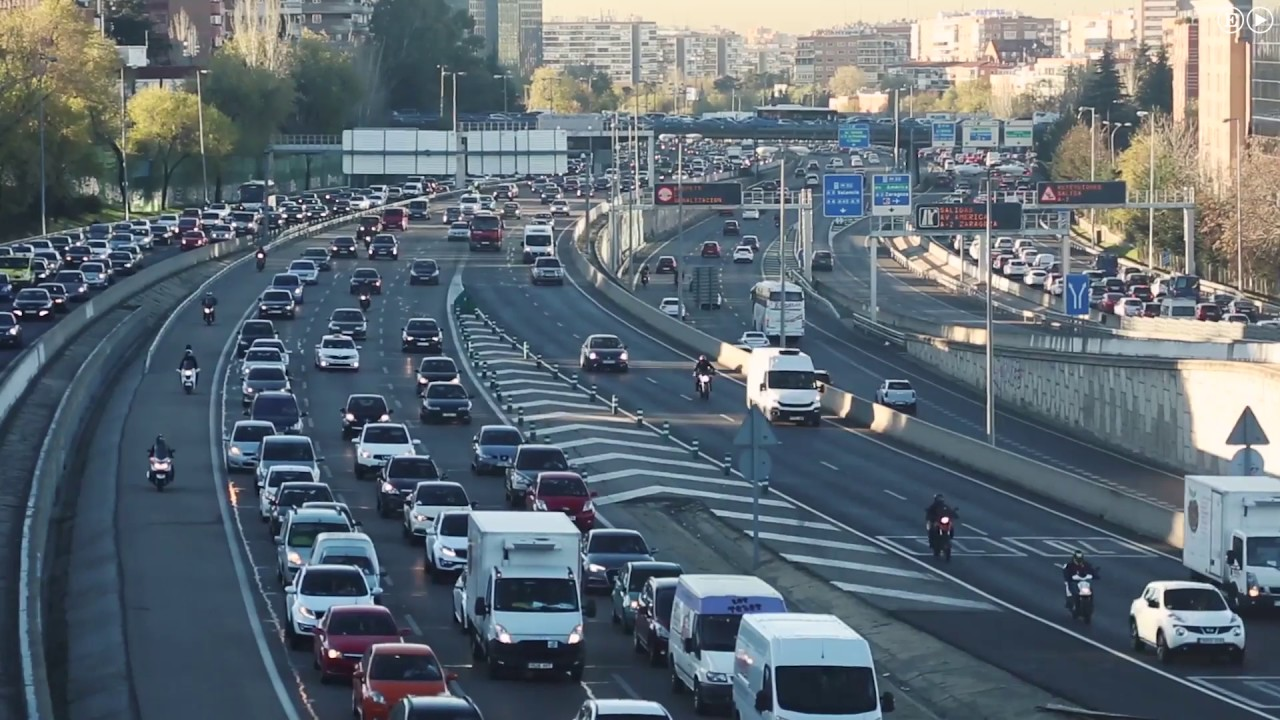
#> input picture data/images/carretera.jpg, 1280 x 720 px, found by its file name
$ python blurring.py
#> lines starting #> are read from the running program, lines starting #| are printed output that depends on the picture
#> further down, image is the input picture: shape (720, 1280, 3); mean B, G, R 116, 107.7, 96.5
### src/code/functions.py
import cv2
import numpy as np


def rescale_frame(frame, scale=0.5):
    """
    rescale un frame de una imagen
    Parameters
    ----------
    frame : object
        cv2.imread().
    scale : TYPE, optional
        DESCRIPTION. The default is 0.5.
    Returns
    -------
    object: frame
        image escalada.
    """
#> called with scale = 0.5
    width = int(frame.shape[1] * scale)
#> width = 640
    height = int(frame.shape[0] * scale)
#> height = 360
    dimensions = (width, height)
#> dimensions = (640, 360)
    return cv2.resize(frame, dimensions, interpolation=cv2.INTER_AREA)
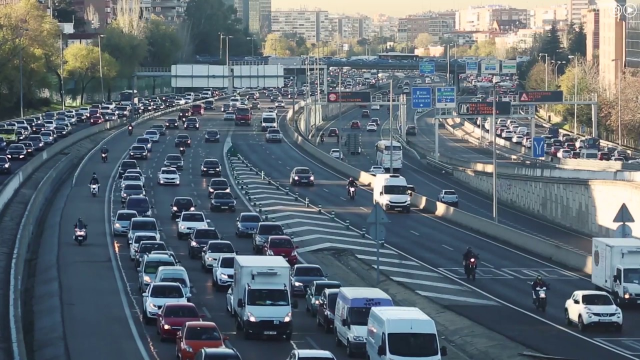
#> returned value: shape (360, 640, 3); mean of channels 0, 1, 2 116.2, 107.8, 96.6; drawn as B, G, R


# [61 lines left out: functions read_video, translate, rotate, not called in this run]

### src/code/blurring.py
import cv2
import numpy as np
from src.code.functions import rescale_frame

path = r"C:\Users\Matheus\Desktop\opencv\data\images\carretera.jpg"
image = cv2.imread(path)
image = rescale_frame(image, scale=0.5)
# blank images
blank = np.zeros(image.shape[:2], dtype="uint8")
kernel = (3, 3)
# averiging
average = cv2.blur(image, kernel)
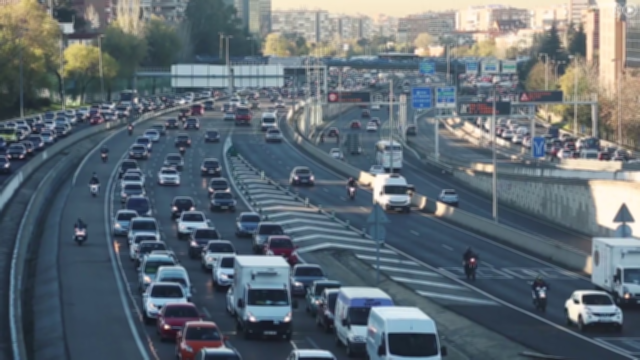
#> average: shape (360, 640, 3); mean B, G, R 116.2, 107.8, 96.6
# gaussian blur
gauss = cv2.GaussianBlur(image, kernel, 0)
# median blur
median = cv2.medianBlur(image, 3)
# bilateral blurring
bilateral = cv2.bilateralFilter(image, 5, 15, 15)

cv2.imshow("image", image)
cv2.imshow("average image", average)
cv2.imshow("gaussian image", gauss)
cv2.imshow("median image", median)
cv2.imshow("bilateral image", bilateral)

cv2.waitKey(0)
